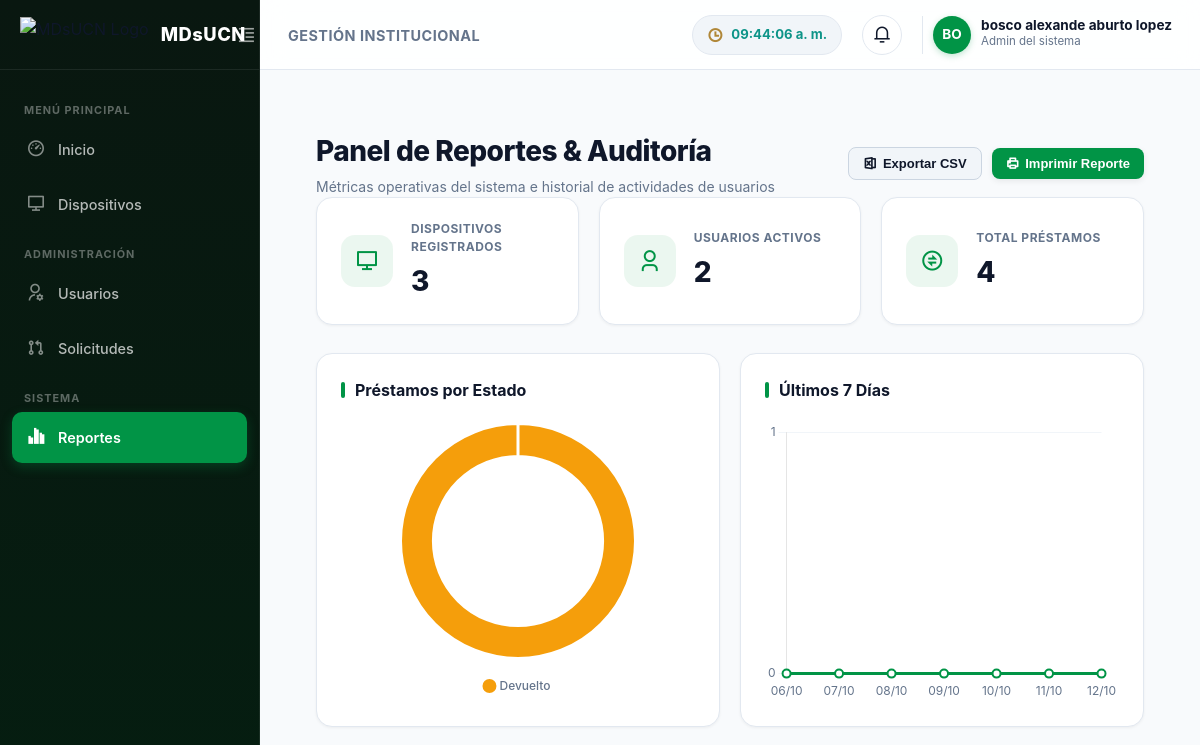
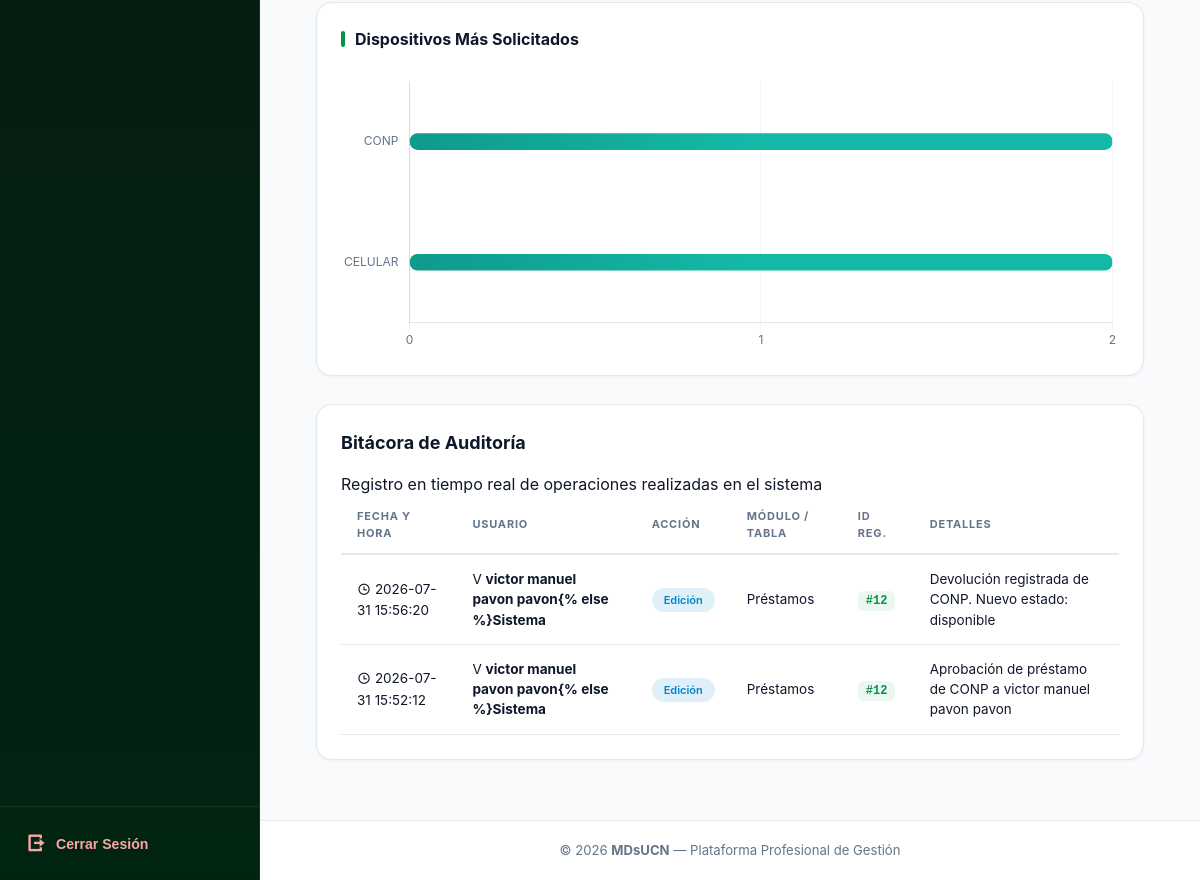
Page /reportes/ (signed in) on the earlier database version (2 pictures, top to bottom).
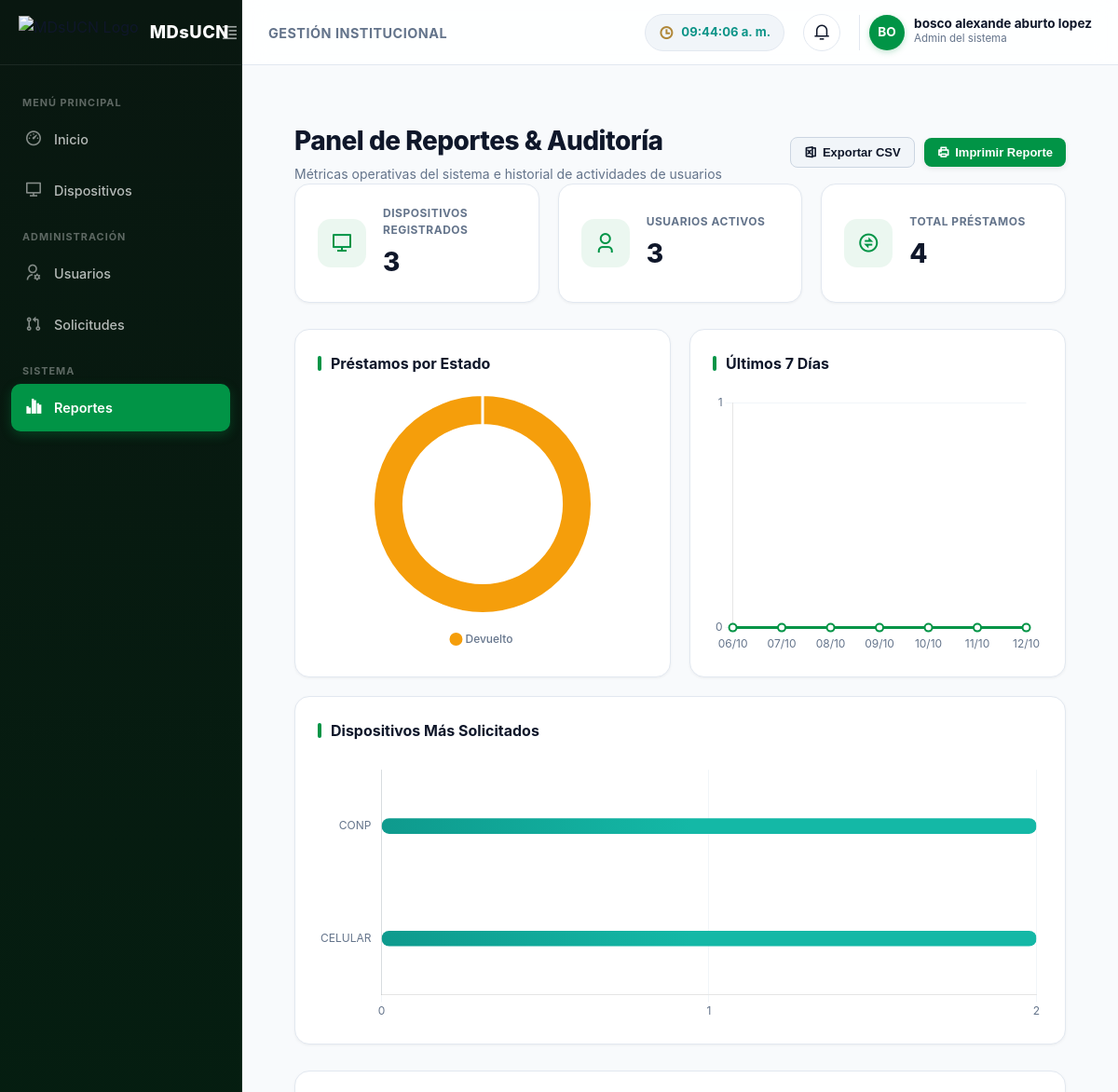
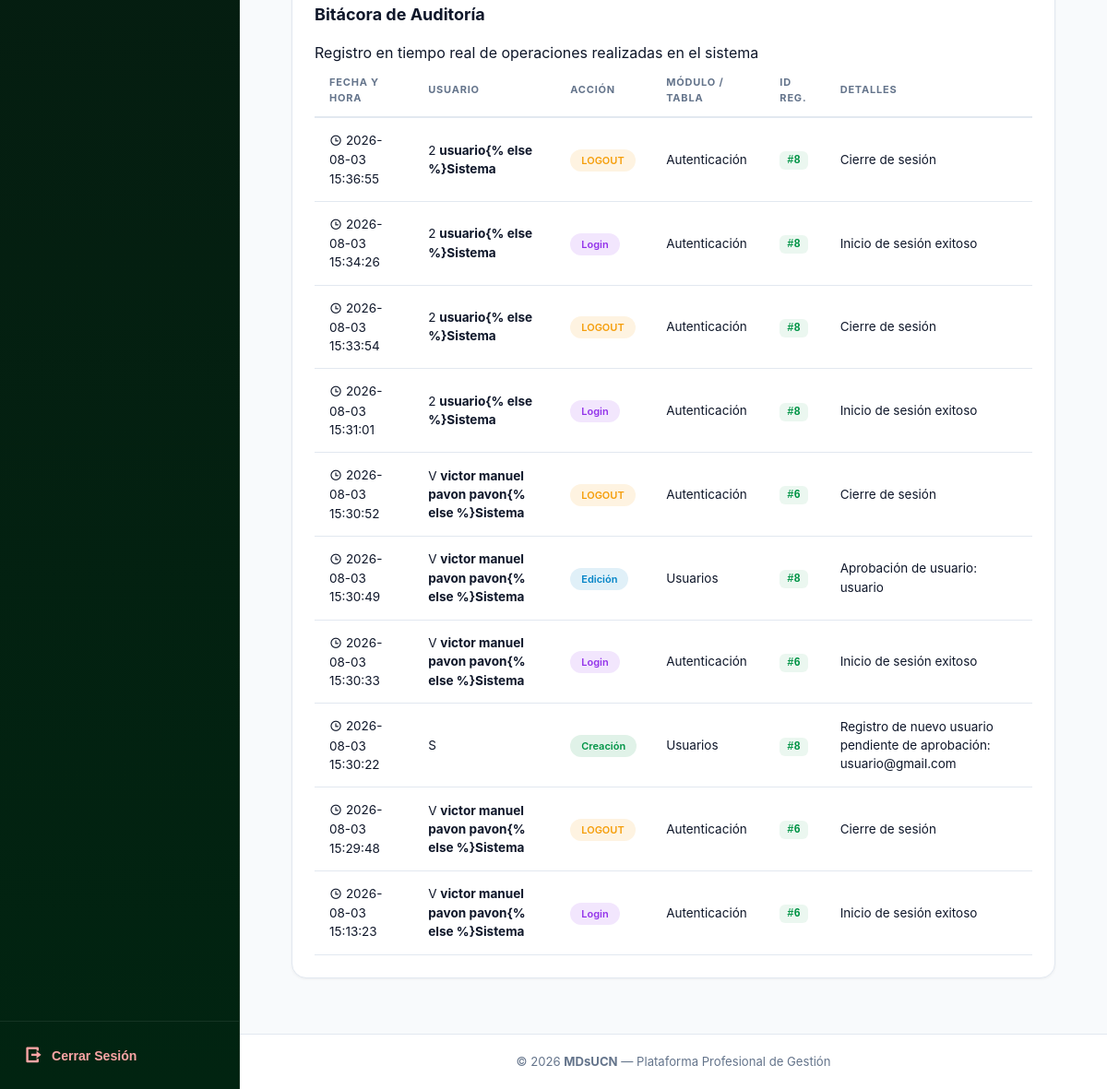
Same page on the later database version (2 pictures, top to bottom).
### appOne/models.py (models this page shows, shortened)
class BitacoraAuditoria(models.Model):
    ACCION_CREAR = 'CREAR'
    ACCION_EDITAR = 'EDITAR'
    ACCION_ELIMINAR = 'ELIMINAR'
    ACCION_LOGIN = 'LOGIN'
    ACCION_LOGOUT = 'LOGOUT'
    ACCION_CHOICES = [
        (ACCION_CREAR, 'Creación'),
        (ACCION_EDITAR, 'Modificación'),
        (ACCION_ELIMINAR, 'Eliminación'),
        (ACCION_LOGIN, 'Inicio de Sesión'),
        (ACCION_LOGOUT, 'Cierre de Sesión'),
    ]
    usuario = models.ForeignKey(
        Usuario,
        on_delete=models.SET_NULL,
        null=True,
        blank=True,
        related_name="auditorias"
    )
    accion = models.CharField(max_length=20, choices=ACCION_CHOICES)
    tabla_afectada = models.CharField(max_length=100)
    registro_id = models.IntegerField(null=True, blank=True)
    detalles = models.TextField(blank=True, null=True)
    ip_origen = models.GenericIPAddressField(null=True, blank=True)
    fecha_hora = models.DateTimeField(auto_now_add=True)
    class Meta:
        ordering = ['-fecha_hora']
        verbose_name = 'Registro de Auditoría'
        verbose_name_plural = 'Bitácora de Auditoría'

class Usuario(AbstractUser):
    username = models.CharField(max_length=150, unique=True)
    nombre_completo = models.CharField(max_length=150)
    correo_institucional = models.EmailField(unique=True)
    codigo = models.CharField(max_length=20, unique=True)
    rol = models.CharField(max_length=20, choices=ROLES, default="Docente")
    USERNAME_FIELD = "correo_institucional"
    REQUIRED_FIELDS = ["username", "nombre_completo", "codigo"]
    objects = UsuarioManager()
    class Meta:
        verbose_name = 'Usuario'
        verbose_name_plural = 'Usuarios'

### appOne/views/reportes.py (the view)
# urls.py: path('reportes/', views.reportes, name='reportes'),
@login_required
def reportes(request):
    if not es_administrador(request.user):
        messages.error(request, "No tienes permisos para visualizar reportes consolidados.")
        return redirect('dashboardinicio')
    total_dispositivos = Dispositivo.objects.count()
    total_usuarios = Usuario.objects.filter(is_active=True).count()
    total_prestamos = Prestamo.objects.count()
    estados_qs = Prestamo.objects.values('estado').annotate(total=Count('id'))
    estados_labels = [e['estado'].capitalize() for e in estados_qs]
    estados_data = [e['total'] for e in estados_qs]
    hoy = timezone.now().date()
    hace_7_dias = hoy - timedelta(days=6)
    prestamos_qs = Prestamo.objects.filter(
        fecha_uso__gte=hace_7_dias,
        fecha_uso__lte=hoy
    ).values_list('fecha_uso', flat=True)
    conteo_por_fecha = {}
    for fecha in prestamos_qs:
        if fecha:
            conteo_por_fecha[fecha] = conteo_por_fecha.get(fecha, 0) + 1
    dias = []
    prestamos_por_dia = []
    for i in range(6, -1, -1):
        dia_evaluar = hoy - timedelta(days=i)
        dias.append(dia_evaluar.strftime("%d/%m"))
        prestamos_por_dia.append(conteo_por_fecha.get(dia_evaluar, 0))
    dispositivos_qs = (
        Prestamo.objects.values('dispositivo__nombre_dispositivo')
        .annotate(total=Count('id'))
        .order_by('-total')[:5]
    )
    dispositivos_labels = [d['dispositivo__nombre_dispositivo'] for d in dispositivos_qs]
    dispositivos_data = [d['total'] for d in dispositivos_qs]
    logs = (
        BitacoraAuditoria.objects.select_related('usuario')
        .order_by('-fecha_hora')[:10]
    )
    context = {
        'total_dispositivos': total_dispositivos,
        'total_usuarios': total_usuarios,
        'total_prestamos': total_prestamos,
        'estados_labels': estados_labels,
        'estados_data': estados_data,
        'dias': dias,
        'prestamos_por_dia': prestamos_por_dia,
        'dispositivos_labels': dispositivos_labels,
        'dispositivos_data': dispositivos_data,
        'logs': logs,
    }
    return render(request, 'appOne/reportes.html', context)

### appOne/views/utils.py (called while the page is built)
def es_administrador(user):
    return user.is_authenticated and (user.rol == "Admin" or user.is_superuser)

### appOne/templates/appOne/reportes.html (shortened to what the changed rows need)
{% extends "appOne/dashboard.html" %}
{% load static %}
{% block extra_css %}
<link rel="stylesheet" href="{% static 'appOne/css/reportes.css' %}">
<link href="https://cdn.jsdelivr.net/npm/remixicon/fonts/remixicon.css" rel="stylesheet">
<link rel="stylesheet" href="https://cdnjs.cloudflare.com/ajax/libs/font-awesome/6.4.0/css/all.min.css">
{% endblock %}
{% block contenido %}
<div class="reportes-container">
    <div class="header-reportes"
        style="display: flex; justify-content: space-between; align-items: center; flex-wrap: wrap; gap: 12px;">
        <div>
            <h1>Panel de Reportes & Auditoría</h1>
        </div>
    </div>
    <div class="cards">
        <div class="card">
            <div>
                <h3>Usuarios Activos</h3>
                <p>{{ total_usuarios }}</p>
            </div>
        </div>
    </div>
    <div class="graficos">
        <div class="grafico">
            <h2>Préstamos por Estado</h2>
        </div>
        <div class="grafico">
            <h2>Últimos 7 Días</h2>
        </div>
        <div class="grafico full">
            <h2>Dispositivos Más Solicitados</h2>
        </div>
    </div>
    <div class="auditoria-section">
        <div class="auditoria-header">
            <div>
                <h2>Bitácora de Auditoría</h2>
            </div>
        </div>
        <div class="table-responsive">
            <table class="table-reportes" id="tablaAuditoria">
                <thead>
                    <tr>
                        <th>Fecha y Hora</th>
                        <th>Usuario</th>
                        <th>Acción</th>
                        <th>Módulo / Tabla</th>
                        <th>ID Reg.</th>
                        <th>Detalles</th>
                    </tr>
                </thead>
                <tbody>
                    {% for log in logs %}
                    <tr>
                        <td class="text-muted font-mono">
                            <i class="ri-time-line"></i> {{ log.fecha_hora|date:"Y-m-d H:i:s" }}
                        </td>
                        <td>
                            <div class="user-badge">
                                <span class="avatar-sm">
                                    {{ log.usuario.username|slice:":1"|upper|default:"S" }}
                                </span>
                                <span class="user-name">
                                    {% if log.usuario %}{{ log.usuario.nombre_completo|default:log.usuario.username }}{%
                                    else %}Sistema{% endif %}
                                </span>
                            </div>
                        </td>
                        <td>
                            {% if log.accion == 'CREAR' %}
                            <span class="badge badge-success">Creación</span>
                            {% elif log.accion == 'EDITAR' %}
                            <span class="badge badge-info">Edición</span>
                            {% elif log.accion == 'ELIMINAR' %}
                            <span class="badge badge-danger">Eliminación</span>
                            {% elif log.accion == 'LOGIN' %}
                            <span class="badge badge-purple">Login</span>
                            {% else %}
                            <span class="badge badge-warning">{{ log.accion }}</span>
                            {% endif %}
                        </td>
                        <td class="font-medium">{{ log.tabla_afectada }}</td>
                        <td>
                            {% if log.registro_id %}
                            <code class="id-code">#{{ log.registro_id }}</code>
                            {% else %}
                            <span class="text-muted">-</span>
                            {% endif %}
                        </td>
                        <td class="text-details" title="{{ log.detalles }}">
                            {{ log.detalles|default:"Sin detalles" }}
                        </td>
                    </tr>
                    {% endfor %}
                </tbody>
            </table>
        </div>
    </div>
</div>
{% endblock %}

Differences in the rows shown:
no longer on this page (row unchanged): BitacoraAuditoria: fecha_hora "2026-07-31 15:56:20", usuario.username "V", usuario.nombre_completo "victor manuel pavon pavon", accion "Edición", tabla_afectada "Préstamos", registro_id "12", detalles "Devolución registrada de CONP. Nuevo estado: disponible"
no longer on this page (row unchanged): BitacoraAuditoria: fecha_hora "2026-07-31 15:52:12", usuario.username "V", usuario.nombre_completo "victor manuel pavon pavon", accion "Edición", tabla_afectada "Préstamos", registro_id "12", detalles "Aprobación de préstamo de CONP a victor manuel pavon pavon"
added BitacoraAuditoria: fecha_hora "2026-08-03 15:36:55", usuario.username "2", usuario.nombre_completo "usuario", accion "LOGOUT", tabla_afectada "Autenticación", registro_id "8", detalles "Cierre de sesión"
added BitacoraAuditoria: fecha_hora "2026-08-03 15:34:26", usuario.username "2", usuario.nombre_completo "usuario", accion "Login", tabla_afectada "Autenticación", registro_id "8", detalles "Inicio de sesión exitoso"
added BitacoraAuditoria: fecha_hora "2026-08-03 15:33:54", usuario.username "2", usuario.nombre_completo "usuario", accion "LOGOUT", tabla_afectada "Autenticación", registro_id "8", detalles "Cierre de sesión"
added BitacoraAuditoria: fecha_hora "2026-08-03 15:31:01", usuario.username "2", usuario.nombre_completo "usuario", accion "Login", tabla_afectada "Autenticación", registro_id "8", detalles "Inicio de sesión exitoso"
added BitacoraAuditoria: fecha_hora "2026-08-03 15:30:52", usuario.username "V", usuario.nombre_completo "victor manuel pavon pavon", accion "LOGOUT", tabla_afectada "Autenticación", registro_id "6", detalles "Cierre de sesión"
added BitacoraAuditoria: fecha_hora "2026-08-03 15:30:49", usuario.username "V", usuario.nombre_completo "victor manuel pavon pavon", accion "Edición", tabla_afectada "Usuarios", registro_id "8", detalles "Aprobación de usuario: usuario"
added BitacoraAuditoria: fecha_hora "2026-08-03 15:30:33", usuario.username "V", usuario.nombre_completo "victor manuel pavon pavon", accion "Login", tabla_afectada "Autenticación", registro_id "6", detalles "Inicio de sesión exitoso"
added BitacoraAuditoria: fecha_hora "2026-08-03 15:30:22", usuario.username "S", accion "Creación", tabla_afectada "Usuarios", registro_id "8", detalles "Registro de nuevo usuario pendiente de aprobación: usuario@gmail.com"
added BitacoraAuditoria: fecha_hora "2026-08-03 15:29:48", usuario.username "V", usuario.nombre_completo "victor manuel pavon pavon", accion "LOGOUT", tabla_afectada "Autenticación", registro_id "6", detalles "Cierre de sesión"
added BitacoraAuditoria: fecha_hora "2026-08-03 15:13:23", usuario.username "V", usuario.nombre_completo "victor manuel pavon pavon", accion "Login", tabla_afectada "Autenticación", registro_id "6", detalles "Inicio de sesión exitoso"
Other differences:
{{ total_usuarios }}: "2" → "3"
